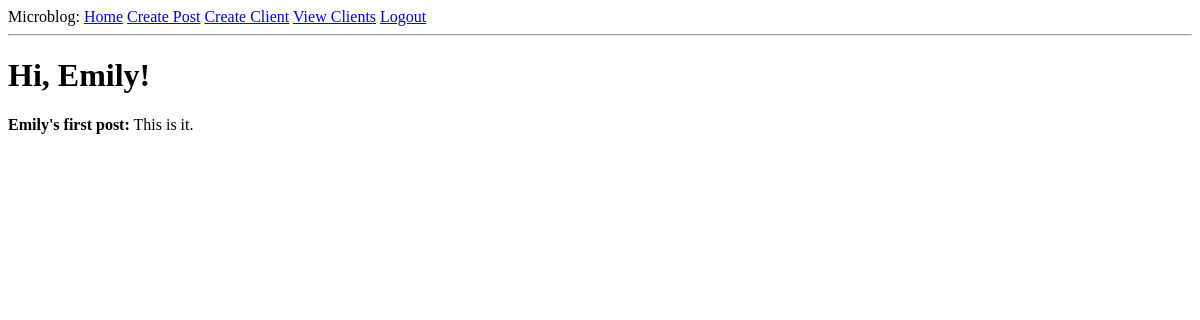
The page /index (signed in) on the database its author committed.
### app/models.py (models this page shows, shortened)
class User(UserMixin, db.Model):
	id = db.Column(db.Integer, primary_key = True)
	username = db.Column(db.String(64), index = True, unique = True)
	email = db.Column(db.String(120), index = True, unique = True)
	password_hash = db.Column(db.String(128))
	posts = db.relationship('Post', backref='author', lazy ='dynamic')
	created_clients = db.relationship('Client', backref = 'intake completed by', lazy = 'dynamic')

class Post(db.Model):
	id = db.Column(db.Integer, primary_key = True)
	title = db.Column(db.String(30))
	body = db.Column(db.String(140))
	timestamp = db.Column(db.DateTime, index = True, default = datetime.utcnow)
	user_id = db.Column(db.Integer, db.ForeignKey('user.id'))

### app/routes.py (the view)
@app.route('/')
@app.route('/index')
@login_required
def index():
	posts = Post.query.filter_by(user_id = current_user.id)
	return render_template('index.html', title='Home', posts=posts)

### app/models.py (called while the page is built)
@login.user_loader
def load_user(id):
	return User.query.get(int(id))

### app/templates/index.html
{% extends "base.html" %}
{% block content %}
    <h1>Hi, {{ current_user.username }}!</h1>
    {% for post in posts %}
    <div><p><b>{{ post.title }}:</b> {{ post.body }}</p></div>
    {% endfor %}
{% endblock %}

### rows shown on the page
User: username "Emily"
Post: title "Emily's first post", body "This is it."
